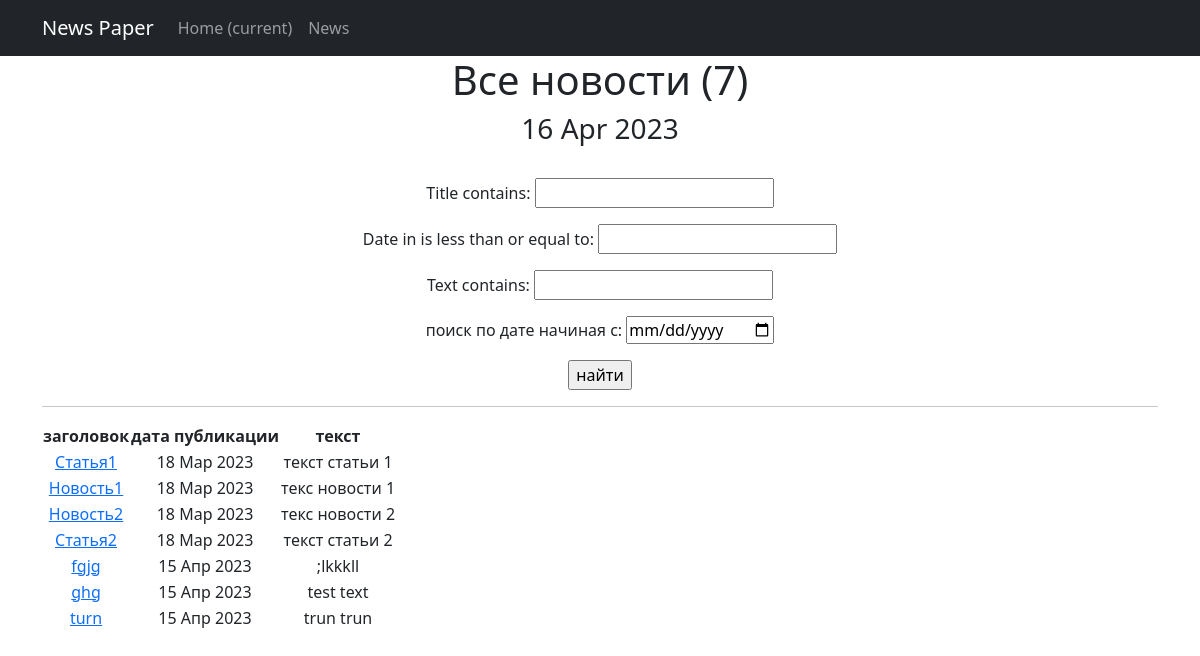
The app's page /news/search/ with its own data.
### news/models.py (models this page shows, shortened)
class Post(models.Model):
    author_post = models.ForeignKey(Author, on_delete=models.CASCADE)
    post_news = models.CharField(max_length=2, choices=POST)
    date_in = models.DateTimeField(auto_now_add=True)
    category = models.ManyToManyField(Category, through='PostCategory')
    title = models.CharField(max_length=50)
    text = models.TextField()
    rating_news = models.IntegerField(default=0)

### news/views.py (the view)
# urls.py: path('search/', PostSearch.as_view(), name='post_search'),
class PostSearch(ListView):   #поиск поста
    model = Post
    template_name = 'post_search.html'
    context_object_name = 'post_news'
    paginate_by = 50
    def get_queryset(self):  # получаем обычный запрос
        queryset = super().get_queryset()  # используем наш класс фильтрации
        self.filterset = PostFilter(self.request.GET, queryset)
        return self.filterset.qs
    def get_context_data(self, **kwargs):
        context = super().get_context_data(**kwargs)
        context['filterset'] = self.filterset
        return context

### news/templatetags/censor.py (called while the page is built)
@register.filter()
def censor(value):
    for words in censored_words:
        if words in value:
            censor_words = f"p{''.join(['*' for words in range(len(words))])}"
            value = value.replace(words, censor_words)
    return value

### news/templatetags/custom_tags.py (called while the page is built)
@register.simple_tag()
def current_time(format_string='%d %b %Y'):
    return datetime.utcnow().strftime(format_string)

### templates/post_search.html (shortened to what this page needs)
<!DOCTYPE html>
<html lang="en">
<head>
    <title>{% extends 'flatpages/default.html' %}</title>
{% load censor %}
{% load custom_tags %}
{% block content %}
<body>
<h1>Все новости ({{ post_news.count}})</h1>
<h3>{% current_time '%d %b %Y' %}</h3>
<br>
<form action=""
      method="get">
    {{ filterset.form.as_p }}
    <input type="submit"
    value="найти"/>
</form>
<hr>
{% if post_news %}
    <table>
        <thead>
        <tr>
            <th>заголовок</th>
            <th>дата публикации</th>
            <th>текст</th>
        </tr>
        {% for post in post_news %}
        <tr>
            <td><a href="{% url 'post_detail' post.id %}">{{ post.title|censor}}</a></td>
            <td>{{ post.date_in|date:'d M Y'}}</td>
            <td>{{ post.text|censor|truncatechars:20}}</td>
        </tr>
        {% endfor %}
        </thead>
    </table>
{% else %}
    <h2>новостей нет!</h2>
{% endif %}
{% endblock content %}

### records on screen
Post: title|censor "Статья1", date_in "18 Мар 2023", text|censor "текст статьи 1"
Post: title|censor "Новость1", date_in "18 Мар 2023", text|censor "текс новости 1"
Post: title|censor "Новость2", date_in "18 Мар 2023", text|censor "текс новости 2"
Post: title|censor "Статья2", date_in "18 Мар 2023", text|censor "текст статьи 2"
Post: title|censor "fgjg", date_in "15 Апр 2023", text|censor ";lkkkll"
Post: title|censor "ghg", date_in "15 Апр 2023", text|censor "test text"
Post: title|censor "turn", date_in "15 Апр 2023", text|censor "trun trun"

### other values on screen
{{ post_news.count }} "7"
